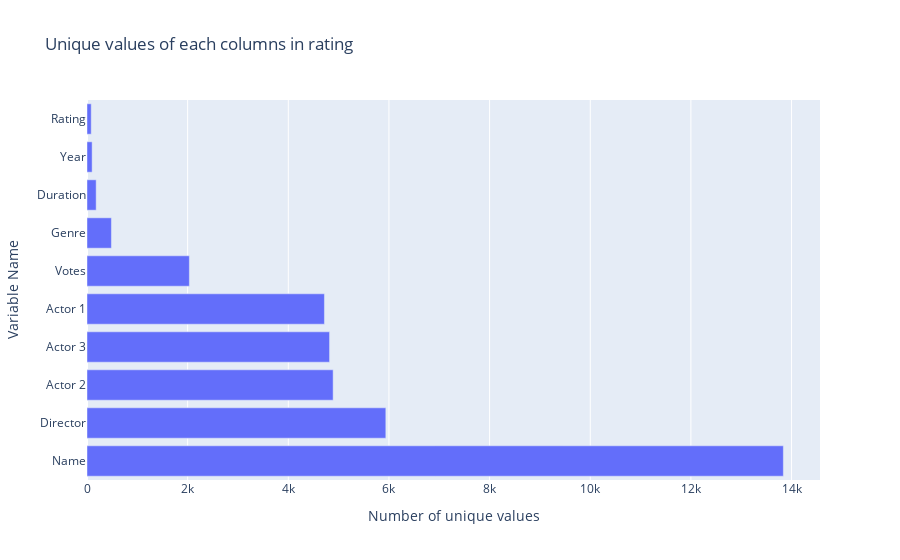

Write notebook code for a chart like this one.
### Code cell
px.bar(rating.nunique().sort_values(ascending = False), rating.nunique().sort_values(ascending = False), labels = {'x' : 'Number of unique values',
                                                                                                                   'index' : 'Variable Name'},
       title = 'Unique values of each columns in rating')

### Figure 1 — Plotly figure (JSON) as saved in the notebook; plotly's stock layout.template omitted (floating-point values rounded to 4 significant figures)
{"data": [{"alignmentgroup": "True", "hovertemplate": "Number of unique values=%{x}<br>Variable Name=%{y}<extra></extra>", "legendgroup": "", "marker": {"color": "#636efa", "pattern": {"shape": ""}}, "name": "", "offsetgroup": "", "orientation": "h", "showlegend": false, "textposition": "auto", "type": "bar", "x": [13837, 5938, 4891, 4820, 4718, 2034, 485, 182, 102, 84], "xaxis": "x", "y": ["Name", "Director", "Actor 2", "Actor 3", "Actor 1", "Votes", "Genre", "Duration", "Year", "Rating"], "yaxis": "y"}], "layout": {"barmode": "relative", "legend": {"tracegroupgap": 0}, "title": {"text": "Unique values of each columns in rating"}, "xaxis": {"anchor": "y", "domain": [0, 1], "title": {"text": "Number of unique values"}}, "yaxis": {"anchor": "x", "domain": [0, 1], "title": {"text": "Variable Name"}}}}
